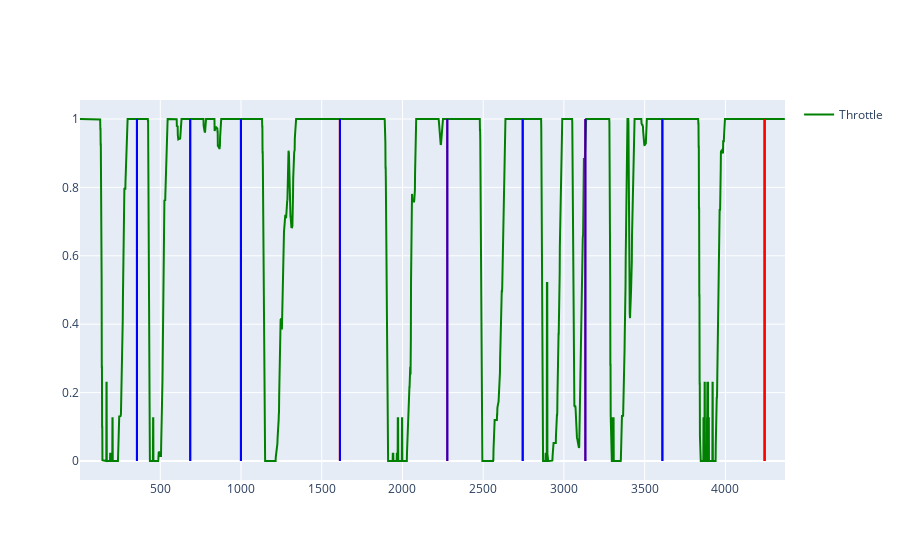

Notebook cell for this chart:
### Code cell
# for i, df in enumerate(data_frames):
#     fig = lap_fig(df, full_range=True, columns=["Throttle"])
#     fig.show()
sector_start_end, df_max = fast_lap_analyzer.extract_sectors(data_frames)
display(sector_start_end)

# are the sectors similar to the current fast lap?
similarity = fast_lap_analyzer.similar_sectors(sector_start_end, current_sectors)
display(similarity)

fig = lap_fig(df_max, full_range=True, columns=["Throttle"])
# add a vertical line for each sector
for i, sector in enumerate(sector_start_end):
    fig_add_shape(fig, x0=sector["start"], x1=sector["start"], color="blue")
    fig_add_shape(fig, x0=sector["end"], x1=sector["end"], color="red")
fig.show()

### Figure 1 — Plotly figure (JSON) as saved in the notebook; plotly's stock layout.template omitted (floating-point values rounded to 4 significant figures; data arrays with more than 128 entries replaced by an {"elided": "..."} marker saying what was removed)
{"data": [{"line": {"color": "green"}, "marker": {"size": 1}, "name": "Throttle", "showlegend": true, "type": "scatter", "x": {"elided": "4369 float values"}, "y": {"elided": "4369 float values"}}], "layout": {"shapes": [{"line": {"color": "blue", "dash": "dot", "width": 2}, "type": "rect", "x0": 4243, "x1": 4243, "xref": "x", "y0": 0, "y1": 1, "yref": "y"}, {"line": {"color": "red", "dash": "dot", "width": 2}, "type": "rect", "x0": 355, "x1": 355, "xref": "x", "y0": 0, "y1": 1, "yref": "y"}, {"line": {"color": "blue", "dash": "dot", "width": 2}, "type": "rect", "x0": 356, "x1": 356, "xref": "x", "y0": 0, "y1": 1, "yref": "y"}, {"line": {"color": "red", "dash": "dot", "width": 2}, "type": "rect", "x0": 685, "x1": 685, "xref": "x", "y0": 0, "y1": 1, "yref": "y"}, {"line": {"color": "blue", "dash": "dot", "width": 2}, "type": "rect", "x0": 686, "x1": 686, "xref": "x", "y0": 0, "y1": 1, "yref": "y"}, {"line": {"color": "red", "dash": "dot", "width": 2}, "type": "rect", "x0": 999, "x1": 999, "xref": "x", "y0": 0, "y1": 1, "yref": "y"}, {"line": {"color": "blue", "dash": "dot", "width": 2}, "type": "rect", "x0": 1000, "x1": 1000, "xref": "x", "y0": 0, "y1": 1, "yref": "y"}, {"line": {"color": "red", "dash": "dot", "width": 2}, "type": "rect", "x0": 1612, "x1": 1612, "xref": "x", "y0": 0, "y1": 1, "yref": "y"}, {"line": {"color": "blue", "dash": "dot", "width": 2}, "type": "rect", "x0": 1613, "x1": 1613, "xref": "x", "y0": 0, "y1": 1, "yref": "y"}, {"line": {"color": "red", "dash": "dot", "width": 2}, "type": "rect", "x0": 2277, "x1": 2277, "xref": "x", "y0": 0, "y1": 1, "yref": "y"}, {"line": {"color": "blue", "dash": "dot", "width": 2}, "type": "rect", "x0": 2278, "x1": 2278, "xref": "x", "y0": 0, "y1": 1, "yref": "y"}, {"line": {"color": "red", "dash": "dot", "width": 2}, "type": "rect", "x0": 2744, "x1": 2744, "xref": "x", "y0": 0, "y1": 1, "yref": "y"}, {"line": {"color": "blue", "dash": "dot", "width": 2}, "type": "rect", "x0": 2745, "x1": 2745, "xref": "x", "y0": 0, "y1": 1, "yref": "y"}, {"line": {"color": "red", "dash": "dot", "width": 2}, "type": "rect", "x0": 3132, "x1": 3132, "xref": "x", "y0": 0, "y1": 1, "yref": "y"}, {"line": {"color": "blue", "dash": "dot", "width": 2}, "type": "rect", "x0": 3133, "x1": 3133, "xref": "x", "y0": 0, "y1": 1, "yref": "y"}, {"line": {"color": "red", "dash": "dot", "width": 2}, "type": "rect", "x0": 3609, "x1": 3609, "xref": "x", "y0": 0, "y1": 1, "yref": "y"}, {"line": {"color": "blue", "dash": "dot", "width": 2}, "type": "rect", "x0": 3610, "x1": 3610, "xref": "x", "y0": 0, "y1": 1, "yref": "y"}, {"line": {"color": "red", "dash": "dot", "width": 2}, "type": "rect", "x0": 4242, "x1": 4242, "xref": "x", "y0": 0, "y1": 1, "yref": "y"}]}}
